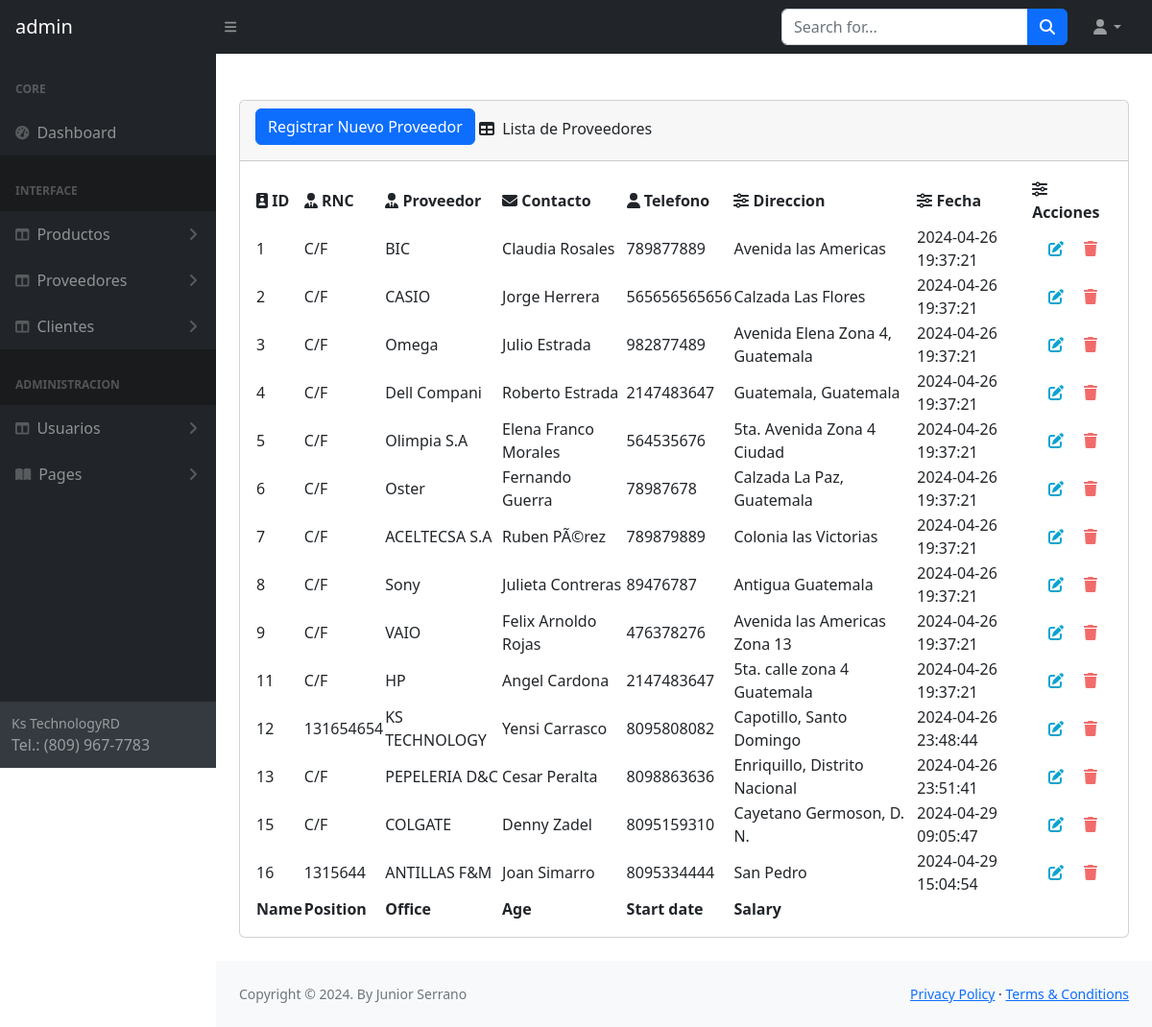
/sistema/lista_proveedor.php (signed in), run on the app's committed database.
### tables this page shows
CREATE TABLE `proveedor` (
  `codproveedor` int(11) NOT NULL,
  `rnc` varchar(11) NOT NULL,
  `proveedor` varchar(100) DEFAULT NULL,
  `contacto` varchar(100) DEFAULT NULL,
  `telefono` bigint(11) DEFAULT NULL,
  `direccion` text DEFAULT NULL,
  `date_add` datetime NOT NULL DEFAULT current_timestamp(),
  `usuario_id` int(11) NOT NULL,
  `estatus` int(11) NOT NULL DEFAULT 1
);

### sistema/lista_proveedor.php (the view, shortened to what this page needs)
<!DOCTYPE html>
<html lang="en">
<?php include('includes/header.php') ?>
    <body class="sb-nav-fixed">
     <?php include('includes/nabvar.php') ?>
        <div id="layoutSidenav">
            <?php include('includes/sidebar.php') ?>
            <div id="layoutSidenav_content">
                <main>
                    <div class="container-fluid px-4">
                        <br>
                       <div class="card mb-4">
                            <div class="card-header">
                                <h5 class="btn btn-primary"> <a href="registro_proveedor.php" class="text-white text-decoration-none">Registrar Nuevo Proveedor</a> </h5>
                                <i class="fas fa-table me-1"></i>
                                Lista de Proveedores
                            </div>
                            <div class="card-body">
                                <table id="datatablesSimple">
                                    <thead>
                                        <tr style="width:15px">
                                            <th style="width:10px"><i class="fa-solid fa-id-badge"></i> ID</th>
                                            <th><i class="fa-solid fa-user-tie"></i> RNC</th>
                                            <th><i class="fa-solid fa-user-tie"></i> Proveedor</th>
                                            <th><i class="fa-solid fa-envelope"></i> Contacto</th>
                                            <th><i class="fa-solid fa-user"></i> Telefono</th>
                                           <th><i class="fa-solid fa-sliders"></i> Direccion</th>
                                           <th><i class="fa-solid fa-sliders"></i> Fecha</th>
                                           <th><i class="fa-solid fa-sliders"></i> Acciones</th>
                                        </tr>
                                    </thead>
                                    <tfoot>
                                        <tr>
                                            <th>Name</th>
                                            <th>Position</th>
                                            <th>Office</th>
                                            <th>Age</th>
                                            <th>Start date</th>
                                            <th>Salary</th>
                                        </tr>
                                    </tfoot>
                                    <tbody>
                                        <?php
                                        $query = mysqli_query($conn, "SELECT * FROM proveedor WHERE estatus = 1");
                                        $result = mysqli_num_rows($query);
                                        if ($result > 0) {
                                            while($dataproveedor = mysqli_fetch_array($query)) { ?>
                                                    <tr>
                                                        <td><?php echo $dataproveedor['codproveedor']?></td>
                                                        <td><?php echo $dataproveedor['rnc']?></td>
                                                        <td><?php echo $dataproveedor['proveedor']?></td>
                                                        <td><?php echo $dataproveedor['contacto']?></td>
                                                        <td><?php echo $dataproveedor['telefono']?></td>
                                                        <td><?php echo $dataproveedor['direccion']?></td>
                                                        <td><?php echo $dataproveedor['date_add']?></td>
                                                        <td>
                                                            <a class="link_edit" href="editar_proveedor.php?id=<?php echo $dataproveedor['codproveedor']?>"><i class="fa-solid fa-pen-to-square" style="width: 50px;"></i></a>
                                                            <a class="link_delete" href="#" data-id='<?php echo $dataproveedor['codproveedor']?>'><i class="fa-solid fa-trash"></i></a>
                                                          </td>
                                                    </tr>
                                        <?php } mysqli_close($conn); } ?>
                                    </tbody>
                                </table>
                            </div>
                        </div>
                    </div>
                </main>
                <?php include('includes/footer.php')?>
            </div>
        </div>
    </body>
</html>

### sistema/function.php (shortened to what this page needs)
<<!DOCTYPE html>
<html>
<head>
    <link href="css/styles.css" rel="stylesheet"/>
</head>
<body>
</body>
</html>

### sistema/includes/header.php (shortened to what this page needs)
 <?php include('function.php'); ?>
<head>
     <link href="https://cdn.jsdelivr.net/npm/simple-datatables@7.1.2/dist/style.min.css" rel="stylesheet" />
     <link href="css/styles.css" rel="stylesheet" />
 </head>

### sistema/includes/nabvar.php (shortened to what this page needs)
<nav class="sb-topnav navbar navbar-expand navbar-dark bg-dark">
    <a class="navbar-brand ps-3" href="index.php"><?php echo $_SESSION['usuario'] ?></a>
    <button class="btn btn-link btn-sm order-1 order-lg-0 me-4 me-lg-0" id="sidebarToggle" href="#!"><i class="fas fa-bars"></i></button>
    <form class="d-none d-md-inline-block form-inline ms-auto me-0 me-md-3 my-2 my-md-0">
        <div class="input-group">
            <input class="form-control" type="text" placeholder="Search for..." aria-label="Search for..." aria-describedby="btnNavbarSearch" />
            <button class="btn btn-primary" id="btnNavbarSearch" type="button"><i class="fas fa-search"></i></button>
        </div>
    </form>
    <ul class="navbar-nav ms-auto ms-md-0 me-3 me-lg-4">
        <li class="nav-item dropdown">
            <a class="nav-link dropdown-toggle" id="navbarDropdown" href="#" role="button" data-bs-toggle="dropdown" aria-expanded="false"><i class="fas fa-user fa-fw"></i></a>
        </li>
    </ul>
</nav>

### sistema/includes/sidebar.php (shortened to what this page needs)
<div id="layoutSidenav_nav">
    <nav class="sb-sidenav accordion sb-sidenav-dark" id="sidenavAccordion">
        <div class="sb-sidenav-menu">
            <div class="nav">
                <div class="sb-sidenav-menu-heading">Core</div>
                <a class="nav-link" href="index.php">
                    <div class="sb-nav-link-icon"><i class="fas fa-tachometer-alt"></i></div>
                    Dashboard
                </a>
                <div class="sb-sidenav-menu-heading" style="background-color: #1A1B1C;">Interface</div>
                    <a class="nav-link collapsed" href="#" data-bs-toggle="collapse" data-bs-target="#collapseLayouts_productos" aria-expanded="false" aria-controls="collapseLayouts">
                        <div class="sb-nav-link-icon"><i class="fas fa-columns"></i></div>
                        Productos
                        <div class="sb-sidenav-collapse-arrow"><i class="fas fa-angle-down"></i></div>
                    </a>
                    <a class="nav-link collapsed" href="#" data-bs-toggle="collapse" data-bs-target="#collapseLayouts_proveedores" aria-expanded="false" aria-controls="collapseLayouts">
                        <div class="sb-nav-link-icon"><i class="fas fa-columns"></i></div>
                        Proveedores
                        <div class="sb-sidenav-collapse-arrow"><i class="fas fa-angle-down"></i></div>
                    </a>
                    <a class="nav-link collapsed" href="#" data-bs-toggle="collapse" data-bs-target="#collapseLayouts" aria-expanded="false" aria-controls="collapseLayouts">
                        <div class="sb-nav-link-icon"><i class="fas fa-columns"></i></div>
                        Clientes
                        <div class="sb-sidenav-collapse-arrow"><i class="fas fa-angle-down"></i></div>
                    </a>
                <div class="sb-sidenav-menu-heading" style="background-color: #1A1B1C;">Administracion</div>
                <a class="nav-link collapsed" href="#" data-bs-toggle="collapse" data-bs-target="#collapseUsuarios" aria-expanded="false" aria-controls="collapseUsuarios">
                    <div class="sb-nav-link-icon"><i class="fas fa-columns"></i></div>
                    Usuarios
                    <div class="sb-sidenav-collapse-arrow"><i class="fas fa-angle-down"></i></div>
                </a>
                <a class="nav-link collapsed" href="#" data-bs-toggle="collapse" data-bs-target="#collapsePages" aria-expanded="false" aria-controls="collapsePages">
                    <div class="sb-nav-link-icon"><i class="fas fa-book-open"></i></div>
                    Pages
                    <div class="sb-sidenav-collapse-arrow"><i class="fas fa-angle-down"></i></div>
                </a>
            </div>
        </div>
        <div class="sb-sidenav-footer">
            <div class="small">Ks TechnologyRD</div>
            Tel.: (809) 967-7783
        </div>
    </nav>
</div>

### sistema/includes/footer.php
<footer class="py-4 bg-light mt-auto">
    <div class="container-fluid px-4">
        <div class="d-flex align-items-center justify-content-between small">
            <div class="text-muted">Copyright &copy; 2024. By Junior Serrano</div>
            <div>
                <a href="#">Privacy Policy</a>
                &middot;
                <a href="#">Terms &amp; Conditions</a>
            </div>
        </div>
    </div>
</footer>

### data on the page
proveedor: codproveedor "1", rnc "C/F", proveedor "BIC", contacto "Claudia Rosales", telefono "789877889", direccion "Avenida las Americas", date_add "2024-04-26 19:37:21"
proveedor: codproveedor "2", rnc "C/F", proveedor "CASIO", contacto "Jorge Herrera", telefono "565656565656", direccion "Calzada Las Flores", date_add "2024-04-26 19:37:21"
proveedor: codproveedor "3", rnc "C/F", proveedor "Omega", contacto "Julio Estrada", telefono "982877489", direccion "Avenida Elena Zona 4, Guatemala", date_add "2024-04-26 19:37:21"
proveedor: codproveedor "4", rnc "C/F", proveedor "Dell Compani", contacto "Roberto Estrada", telefono "2147483647", direccion "Guatemala, Guatemala", date_add "2024-04-26 19:37:21"
proveedor: codproveedor "5", rnc "C/F", proveedor "Olimpia S.A", contacto "Elena Franco Morales", telefono "564535676", direccion "5ta. Avenida Zona 4 Ciudad", date_add "2024-04-26 19:37:21"
proveedor: codproveedor "6", rnc "C/F", proveedor "Oster", contacto "Fernando Guerra", telefono "78987678", direccion "Calzada La Paz, Guatemala", date_add "2024-04-26 19:37:21"
proveedor: codproveedor "7", rnc "C/F", proveedor "ACELTECSA S.A", contacto "Ruben PÃ©rez", telefono "789879889", direccion "Colonia las Victorias", date_add "2024-04-26 19:37:21"
proveedor: codproveedor "8", rnc "C/F", proveedor "Sony", contacto "Julieta Contreras", telefono "89476787", direccion "Antigua Guatemala", date_add "2024-04-26 19:37:21"
proveedor: codproveedor "9", rnc "C/F", proveedor "VAIO", contacto "Felix Arnoldo Rojas", telefono "476378276", direccion "Avenida las Americas Zona 13", date_add "2024-04-26 19:37:21"
proveedor: codproveedor "11", rnc "C/F", proveedor "HP", contacto "Angel Cardona", telefono "2147483647", direccion "5ta. calle zona 4 Guatemala", date_add "2024-04-26 19:37:21"
proveedor: codproveedor "12", rnc "131654654", proveedor "KS TECHNOLOGY", contacto "Yensi Carrasco", telefono "8095808082", direccion "Capotillo, Santo Domingo", date_add "2024-04-26 23:48:44"
proveedor: codproveedor "13", rnc "C/F", proveedor "PEPELERIA D&C", contacto "Cesar Peralta", telefono "8098863636", direccion "Enriquillo, Distrito Nacional", date_add "2024-04-26 23:51:41"
proveedor: codproveedor "15", rnc "C/F", proveedor "COLGATE", contacto "Denny Zadel", telefono "8095159310", direccion "Cayetano Germoson, D. N.", date_add "2024-04-29 09:05:47"
proveedor: codproveedor "16", rnc "1315644", proveedor "ANTILLAS F&M", contacto "Joan Simarro", telefono "8095334444", direccion "San Pedro", date_add "2024-04-29 15:04:54"

### other printed values
$_SESSION['usuario'] "admin"
